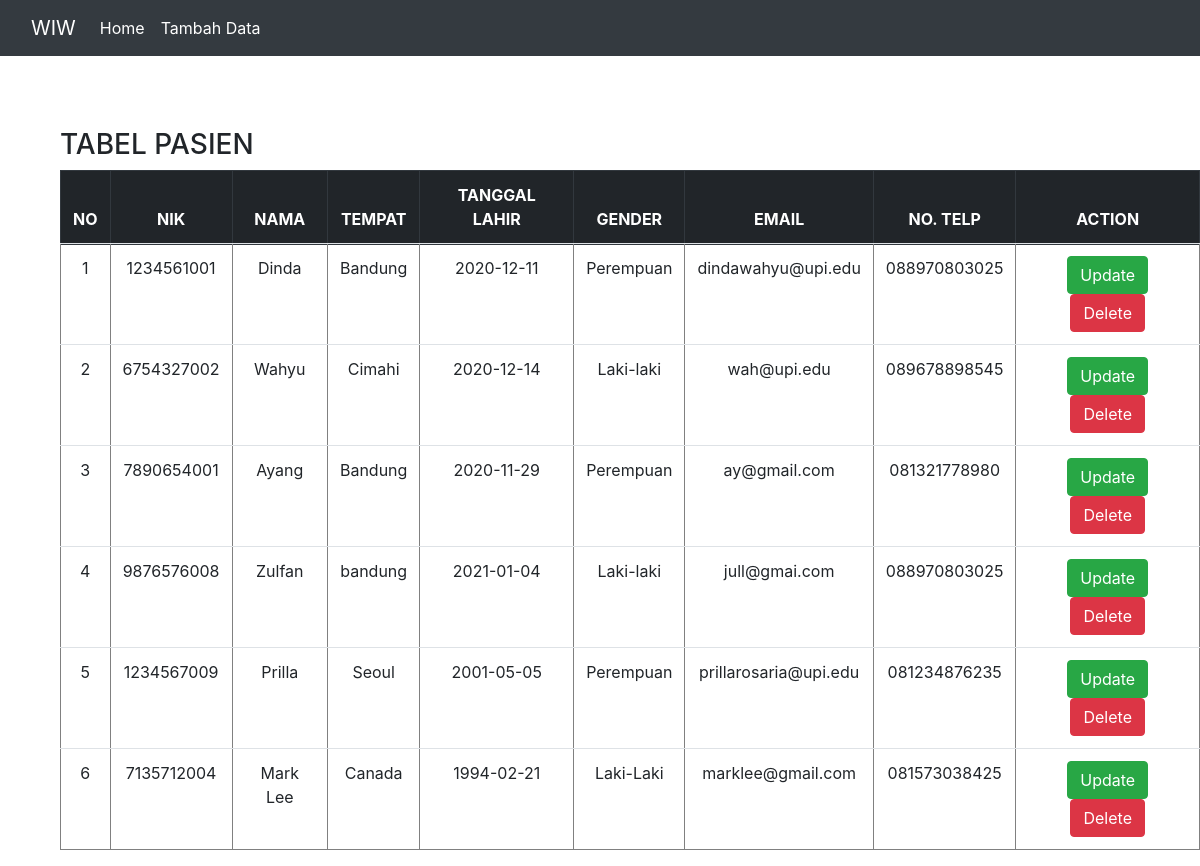
/mvp_php/index.php, run on the app's committed database.
### tables this page shows
CREATE TABLE `pasien` (
  `id` int(11) NOT NULL,
  `nik` varchar(100) NOT NULL,
  `nama` varchar(100) NOT NULL,
  `tempat` varchar(100) NOT NULL,
  `tl` varchar(100) NOT NULL,
  `gender` varchar(10) NOT NULL,
  `email` varchar(100) NOT NULL,
  `telp` varchar(100) NOT NULL
);

### mvp_php/presenter/ProsesPasien.php (called while the page is built, shortened)
<?php
class ProsesPasien implements KontrakPresenter
{
	private $tabelpasien;
	private $data = [];
	function __construct()
	{
		try {
			$db_host = "localhost";
			$db_user = "root";
			$db_password = "";
			$db_name = "mvp_php";
			$this->tabelpasien = new TabelPasien($db_host, $db_user, $db_password, $db_name);
			$this->data = array();
		} catch (Exception $e) {
			echo "wiw error" . $e->getMessage();
		}
	}
	function prosesDataPasien()
	{
		try {
			$this->tabelpasien->open();
			$this->tabelpasien->getPasien();
			while ($row = $this->tabelpasien->getResult()) {
				$this->data[] = $row;
			}
		} catch (Exception $e) {
			echo "wiw error part 2" . $e->getMessage();
		}
	}
	function getId($i)
	{
		return $this->data[$i]['id'];
	}
	function getNik($i)
	{
		return $this->data[$i]['nik'];
	}
	function getNama($i)
	{
		return $this->data[$i]['nama'];
	}
	function getTempat($i)
	{
		return $this->data[$i]['tempat'];
	}
	function getTl($i)
	{
		return $this->data[$i]['tl'];
	}
	function getGender($i)
	{
		return $this->data[$i]['gender'];
	}
	function getEmail($i)
	{
		return $this->data[$i]['email'];
	}
	function getTelp($i)
	{
		return $this->data[$i]['telp'];
	}
	function getSize()
	{
		return sizeof($this->data);
	}
}

### mvp_php/model/DB.class.php (called while the page is built, shortened)
<?php
class DB
{
	var $db_host = '';
	var $db_user = '';
	var $db_password = '';
	var $db_name = '';
	var $db_link = '';
	function __construct($db_host = '', $db_user = '', $db_password = '', $db_name = '')
	{
		$this->db_host = $db_host;
		$this->db_user = $db_user;
		$this->db_password = $db_password;
		$this->db_name = $db_name;
	}
	function open()
	{
		$this->db_link = mysqli_connect($this->db_host, $this->db_user, $this->db_password, $this->db_name);
	}
	function execute($query = "")
	{
		$this->result = mysqli_query($this->db_link, $query);
		return $this->result;
	}
}

### mvp_php/model/TabelPasien.class.php (called while the page is built, shortened)
<?php
class TabelPasien extends DB
{
	function getPasien()
	{
		$query = "SELECT * FROM pasien";
		return $this->execute($query);
	}
}

### mvp_php/view/TampilPasien.php (the view, shortened to what this page needs)
<?php
include("presenter/ProsesPasien.php");
class TampilPasien implements KontrakView
{
	private $prosespasien;
	function __construct()
	{
		$this->prosespasien = new ProsesPasien();
	}
	function tampil()
	{
		$this->prosespasien->prosesDataPasien();
		$data = null;
		for ($i = 0; $i < $this->prosespasien->getSize(); $i++) {
			$no = $i + 1;
			$data .= "<tr>
			<td>" . $no . "</td>
			<td>" . $this->prosespasien->getNik($i) . "</td>
			<td>" . $this->prosespasien->getNama($i) . "</td>
			<td>" . $this->prosespasien->getTempat($i) . "</td>
			<td>" . $this->prosespasien->getTl($i) . "</td>
			<td>" . $this->prosespasien->getGender($i) . "</td>
			<td>" . $this->prosespasien->getEmail($i) . "</td>
			<td>" . $this->prosespasien->getTelp($i) . "</td>
			<td>
				<a class='btn btn-success' href='index.php?id_edit=" . $this->prosespasien->getId($i) . "'>Update</a>
				<a class='btn btn-danger' href='index.php?id_hapus=" . $this->prosespasien->getId($i) . "'>Delete</a>
			</td>
			";
		}
	}
}

### mvp_php/index.php (shortened to what this page needs)
<?php
include("model/Template.class.php");
include("model/DB.class.php");
include("model/TabelPasien.class.php");
include("view/TampilPasien.php");
$tp = new TampilPasien();
if (isset($_POST['add'])) {
    $tp->add($_POST);
  }
  else if(isset($_POST['update'])){
    $tp->update($_POST);
  }
  else if(!empty($_GET['tambah'])){
    $tp->formAdd();
  }
  else if (!empty($_GET['id_hapus'])) {
    $id = $_GET['id_hapus'];
    $tp->delete($id);
  }
  else if (!empty($_GET['id_edit'])) {
    $id = $_GET['id_edit'];
    $tp->formUpdate($id);
  }
  else{
    $tp->tampil();
  }

### mvp_php/model/Template.class.php (shortened to what this page needs)
<?php
class Template{
	var $content = '';
	function __construct($filename = ''){
		$this->content = implode('', @file($filename));
	}
	function clear(){
		$this->content = preg_replace("/DATA_[A-Z|_|0-9]+/", "", $this->content);
	}
	function write(){
		print $this->content;
	}
	function replace($old = '', $new = ''){
		if(is_int($new)){
			$value = sprintf("%d", $new);
		}elseif(is_float($new)){
			$value = sprintf("%f", $new);
		}elseif(is_array($new)){
			$value = '';
			foreach( $new as $item){
				$value .= $item. '';
			}
		}else{
			$value = $new;
		}
		$this->content = preg_replace("/$old/",  $value, $this->content);
	}
}

### data on the page
pasien: no "1", nik "1234561001", nama "Dinda", tempat "Bandung", tl "2020-12-11", gender "Perempuan", email "dindawahyu@upi.edu", telp "088970803025"
pasien: no "2", nik "6754327002", nama "Wahyu", tempat "Cimahi", tl "2020-12-14", gender "Laki-laki", email "wah@upi.edu", telp "089678898545"
pasien: no "3", nik "7890654001", nama "Ayang", tempat "Bandung", tl "2020-11-29", gender "Perempuan", email "ay@gmail.com", telp "081321778980"
pasien: no "4", nik "9876576008", nama "Zulfan", tempat "bandung", tl "2021-01-04", gender "Laki-laki", email "jull@gmai.com", telp "088970803025"
pasien: no "5", nik "1234567009", nama "Prilla", tempat "Seoul", tl "2001-05-05", gender "Perempuan", email "prillarosaria@upi.edu", telp "081234876235"
pasien: no "6", nik "7135712004", nama "Mark Lee", tempat "Canada", tl "1994-02-21", gender "Laki-Laki", email "marklee@gmail.com", telp "081573038425"

### other printed values
$this->content "WIW Home Tambah Data TABEL PASIEN NO NIK NAMA TEMPAT TANGGAL LAHIR GENDER EMAIL NO. TELP ACTION"
